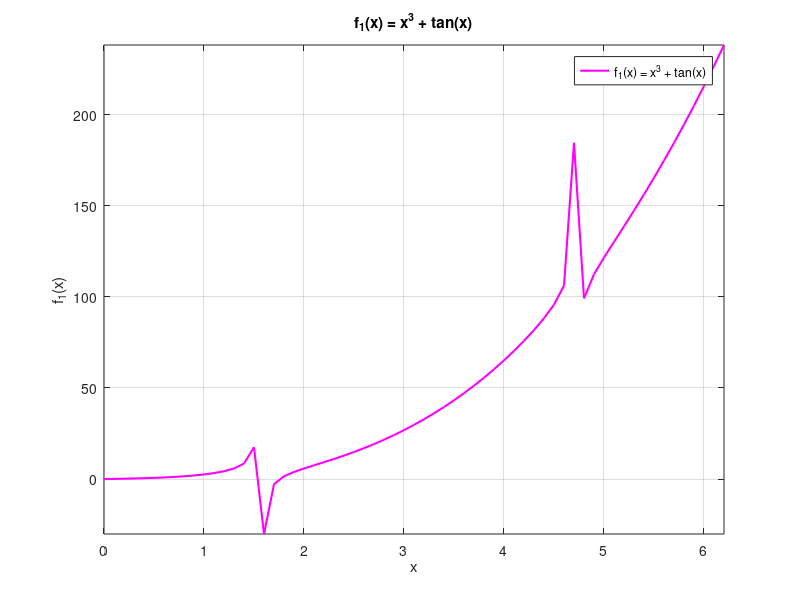
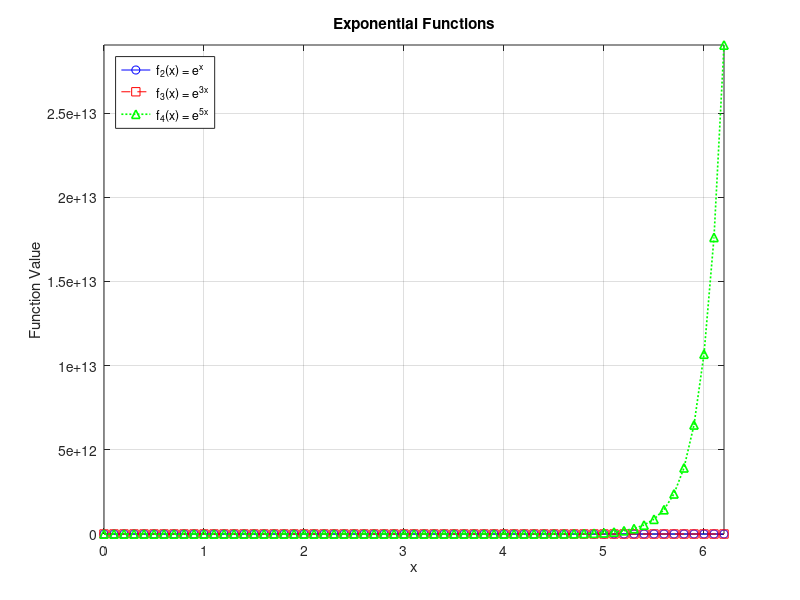
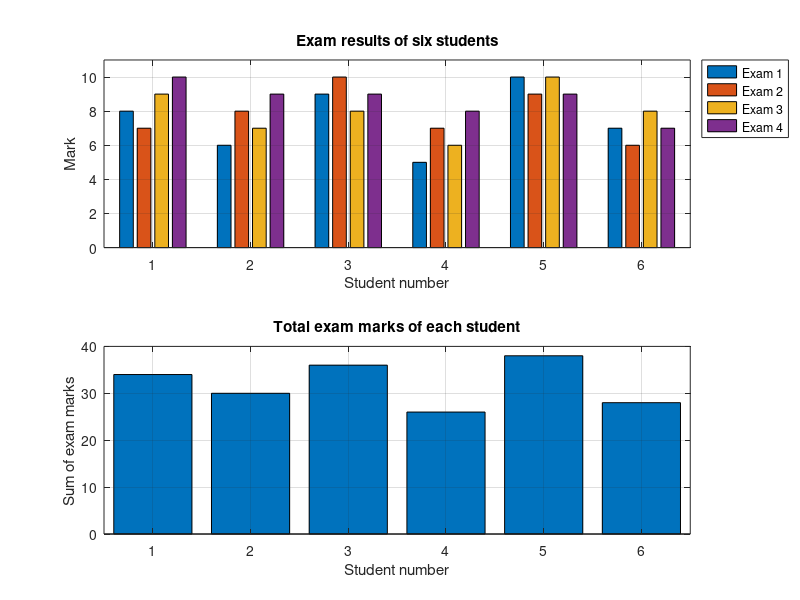
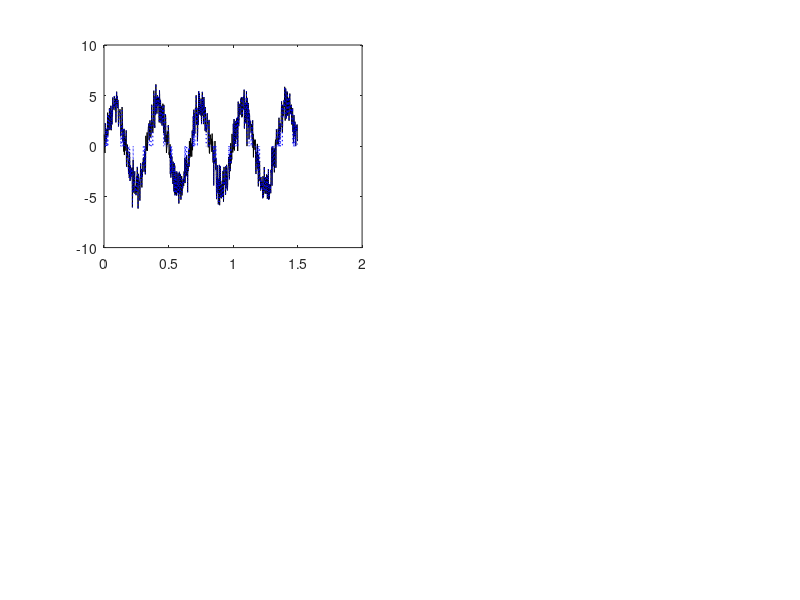

Write MATLAB code to recreate these figures, in order. (Note: this script raises an error after producing the figures.)
% Azar Taghizade
% Variant 2
% 28.09.2026

%% Task 1
x = 0:0.1:2*pi;
f1 = x.^3 + tan(x);
f2 = exp(x);
f3 = exp(3 * x);
f4 = exp(5 * x);

figure(1);
plot(x, f1, 'm-', 'LineWidth', 1.5);
grid on;
xlabel('x');
ylabel('f_1(x)');
title('f_1(x) = x^3 + tan(x)');
axis([min(x) max(x) min(f1) max(f1)]);
legend('f_1(x) = x^3 + tan(x)', 'Location', 'best');

figure(2);
plot(x, f2, 'b-o', ...
     x, f3, 'r--s', ...
     x, f4, 'g:^', ...
     'LineWidth', 1.2);
grid on;
xlabel('x');
ylabel('Function Value');
title('Exponential Functions');
axis([min(x) max(x) 0 max(f4)]);
legend('f_2(x) = e^x', ...
       'f_3(x) = e^{3x}', ...
       'f_4(x) = e^{5x}', ...
       'Location', 'northwest');

%----------------------------------------------
marks = [8  7  9 10;
         6  8  7  9;
         9 10  8  9;
         5  7  6  8;
        10  9 10  9;
         7  6  8  7];
numStudents = size(marks, 1);
maxMark = 10;

totalMarks = sum(marks, 2);

figure(3);
subplot(2,1,1);

bar(marks);

grid on;

xlabel('Student number');
ylabel('Mark');

title('Exam results of six students');

axis([0.5 numStudents + 0.5 0 maxMark + 1]);

legend('Exam 1', 'Exam 2', 'Exam 3', 'Exam 4', ...
       'Location', 'bestoutside');

subplot(2,1,2);

bar(totalMarks);

grid on;

xlabel('Student number');
ylabel('Sum of exam marks');

title('Total exam marks of each student');

axis([0.5 numStudents + 0.5 0 max(totalMarks) + 2]);


%% Complementary Task

t = 0:0.002:1.5;
A = 4;
f = 3;
sigma = 1;
U1 = 2.5;
U2 = 1.5;

s = A .* sin(2*pi*f .* t);
n = sigma .* randn(size(t));
s_noisy = s + n;

s_filtered = s_noisy;
s_filtered(abs(s_filtered) < U2) = 0;

above_U1 = s_noisy > U1;

maximum_voltage = max(s_noisy);
minimum_voltage = min(s_noisy);

max_locations = s_noisy == maximum_voltage;
min_locations = s_noisy == minimum_voltage;

figure;

subplot(2,2,1);

plot(t, s_noisy, 'k-', 'DisplayName', 'Original signal');
hold on;

plot(t, s_filtered, 'b:', 'DisplayName', 'Filtered signal');

yline(U1, '-', 'U_1', 'DisplayName', 'U_1');
yline(U2, 'r--', 'U_2', 'DisplayName', 'U_2');

grid on;

xlabel('Time (s)');
ylabel('Voltage (V)');
title('Original and Filtered Signals');

legend('Location', 'southeast');

xlim([min(t) max(t)]);

y_min_1 = min([s_noisy, s_filtered, U1, U2]);
y_max_1 = max([s_noisy, s_filtered, U1, U2]);

ylim([y_min_1 - 0.5, y_max_1 + 0.5]);

hold off;

subplot(2,1,2);

stem(t(above_U1), s_noisy(above_U1), ...
    'DisplayName', 'Samples above U_1');

hold on;

plot(t(max_locations), s_noisy(max_locations), ...
    'o', ...
    'MarkerSize', 8, ...
    'LineStyle', 'none', ...
    'DisplayName', 'Maximum voltage');

plot(t(min_locations), s_noisy(min_locations), ...
    'gd', ...
    'MarkerSize', 8, ...
    'LineStyle', 'none', ...
    'DisplayName', 'Minimum voltage');

grid on;

xlabel('Time (s)');
ylabel('Voltage (V)');
title('Original Signal Samples Exceeding U_1');

legend('Location', 'southeast');

xlim([min(t) max(t)]);

y_min_2 = min([s_noisy(above_U1), minimum_voltage, maximum_voltage]);
y_max_2 = max([s_noisy(above_U1), minimum_voltage, maximum_voltage]);

ylim([y_min_2 - 0.5, y_max_2 + 0.5]);

hold off;
